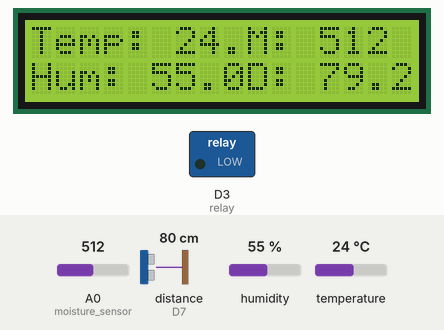
Bench run of a sketch on a simulated ESP8266 (NodeMCU). On the bench: 16×2 character LCD, switched loads named in the sketch (green lamp = pin HIGH). Wiring (inferred from the names in the program): ultrasonic range finder: trigger D0; echo D7. The test bench sets the inputs (shaded band); at power-on: A0 (moisture_sensor) = 512, distance to the obstacle (sensor on D7) 80 cm, humidity 55 %, temperature 24 °C. The echo pulse lasts 58.3 µs per cm; WiFi joins after 1.5 s; servers stay silent unless stated; pins used as bus, display or sensor lines are not drawn; what the sketch prints to the serial monitor is not drawn.

Above: at 5.0 s.
5.1 s: A0 (moisture_sensor) set to 891
At 7.3 s:
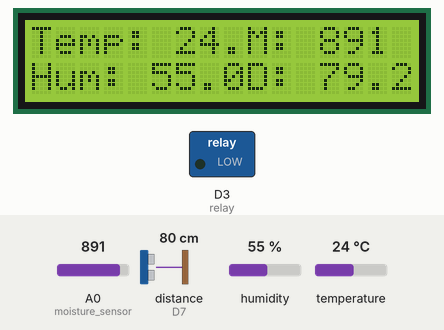
7.9 s: A0 (moisture_sensor) set to 910
At 9.2 s:
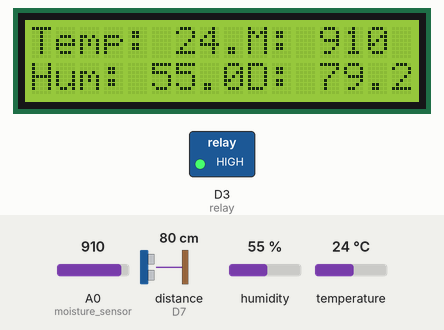
10.7 s: distance to the obstacle (sensor on D7) set to 2 cm
At 12.8 s:
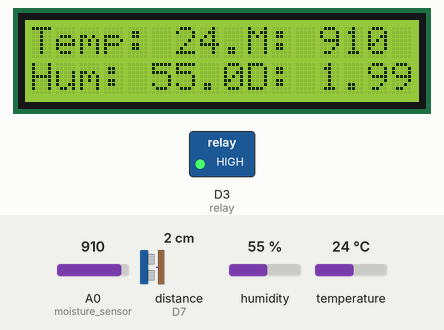
13.9 s: humidity set to 22 %
At 15.7 s:
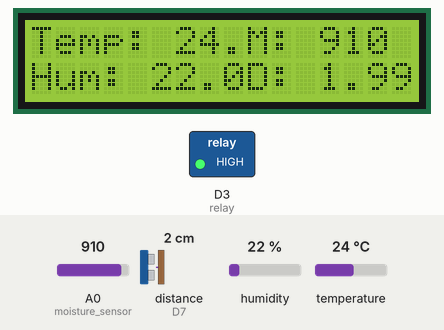
16.7 s: temperature set to 12 °C
At 19.0 s:
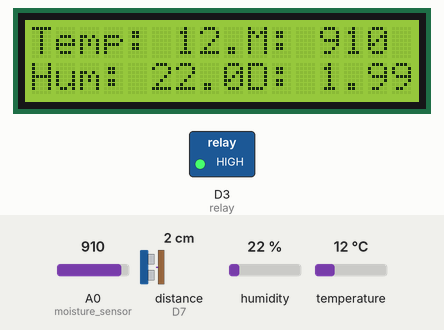
20.2 s: distance to the obstacle (sensor on D7) set to 4 cm
At 21.9 s:
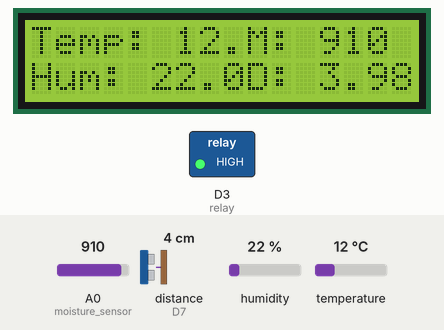
Timing chart, 0 to 23.4 s (numbered marks = the images above; inputs shaded):
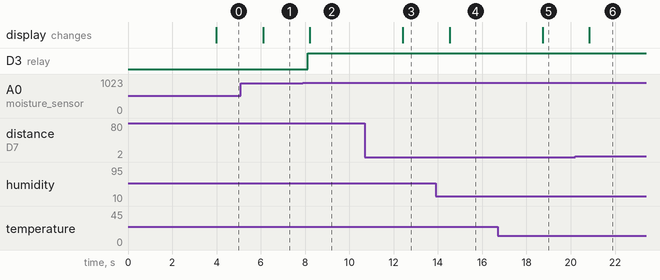

The sketch:

Iot_based_smart_agriculture_monitoriing_system_new.ino
```cpp
#define BLYNK_TEMPLATE_ID "TMPL3GyHlzA-0"
#define BLYNK_TEMPLATE_NAME "IOT Based smart agriculture monitoring system"
#define BLYNK_AUTH_TOKEN "F6XNOvnqZwfqeoajo-1MAYK2TisIoPBA"
#include <DHT.h>
#include <LiquidCrystal_I2C.h>
#define BLYNK_PRINT Serial
#include <ESP8266WiFi.h>
#include <BlynkSimpleEsp8266.h>

const int dhtPin = D4;   // Digital pin for DHT11 sensor
const int moisture_sensor = A0;  // A0
const int trigPin = D0;
const int echoPin = D7;
const int relay = D3;         // D3
String status_pump = "";
// Initialize the DHT sensor
DHT dht(dhtPin, DHT11);

#define SOUND_VELOCITY 0.034
#define CM_TO_INCH 0.393701
LiquidCrystal_I2C lcd(0x27, 16, 2);
char ssid[] = "vetri";
char pass[] = "9842878776";
long duration;
float distanceCm;
float distanceInch;
void  setup() {
  Serial.begin(9600);
  dht.begin();
  pinMode(trigPin, OUTPUT);
  pinMode(echoPin, INPUT);
  pinMode(relay, OUTPUT);
  lcd.init();
  lcd.backlight();
  lcd.print("Smart Agri Unit");
  Blynk.begin(BLYNK_AUTH_TOKEN, ssid, pass);
  delay(2000);
}
void loop()
{
  float temp = dht.readTemperature();
  float hum = dht.readHumidity();
  int M = analogRead(moisture_sensor);

  digitalWrite(trigPin, LOW);
  delayMicroseconds(2);
  digitalWrite(trigPin, HIGH);
  delayMicroseconds(10);
  digitalWrite(trigPin, LOW);

  long duration = pulseIn(echoPin, HIGH);
  float WL = duration * 0.034 / 2; // Calculate distance in cm

  if (M < 900) {
    digitalWrite(relay, LOW);
    status_pump = "Pump Off";
    Serial.println("Pump Off");
  }
  else {
    digitalWrite(relay, HIGH);
    Serial.println("Pump On");
    status_pump = "Pump On";
  }

  Serial.print("Temp: ");
  Serial.print(temp);
  Serial.println(" °C");

  Serial.print("Hum: ");
  Serial.print(hum);
  Serial.println(" %");

  Serial.print("Moisture: ");
  Serial.println(M);

  Serial.print("Distance: ");
  Serial.print(WL);
  Serial.println(" cm");

  Serial.print("Pump Status: ");
  Serial.println(status_pump);

  lcd.clear();

  lcd.setCursor(0, 0);
  lcd.print("Temp: ");
  lcd.print(temp);
  lcd.print(" C");

  lcd.setCursor(0, 1);
  lcd.print("Hum: ");
  lcd.print(hum);
  lcd.print(" %");

  lcd.setCursor(9, 0);
  lcd.print("M: ");
  lcd.print(M);

  lcd.setCursor(9, 1);
  lcd.print("D: ");
  lcd.print(WL);
  lcd.print(" cm");


  Blynk.virtualWrite(V0, hum);
  Blynk.virtualWrite(V1, temp);
  Blynk.virtualWrite(V2, M);
  Blynk.virtualWrite(V3, WL);
  Blynk.virtualWrite(V4, status_pump);

  delay(2000);


}
```

Measured:
- the behaviour switches between 899 and 900 on A0 (moisture_sensor) (found by bisection; images 1 and 2)
- after the input at 5.1 s, the display: changes after 1.0 s (image 1)
- after the input at 7.9 s, D3 (relay): LOW → HIGH after 0.23 s; the display: changes after 0.31 s (image 2)
- after the input at 10.7 s, the display: changes after 1.7 s (image 3)
- after the input at 13.9 s, the display: changes after 0.62 s (image 4)
- after the input at 16.7 s, the display: changes after 2.0 s (image 5)
- after the input at 20.2 s, the display: changes after 0.63 s (image 6)
